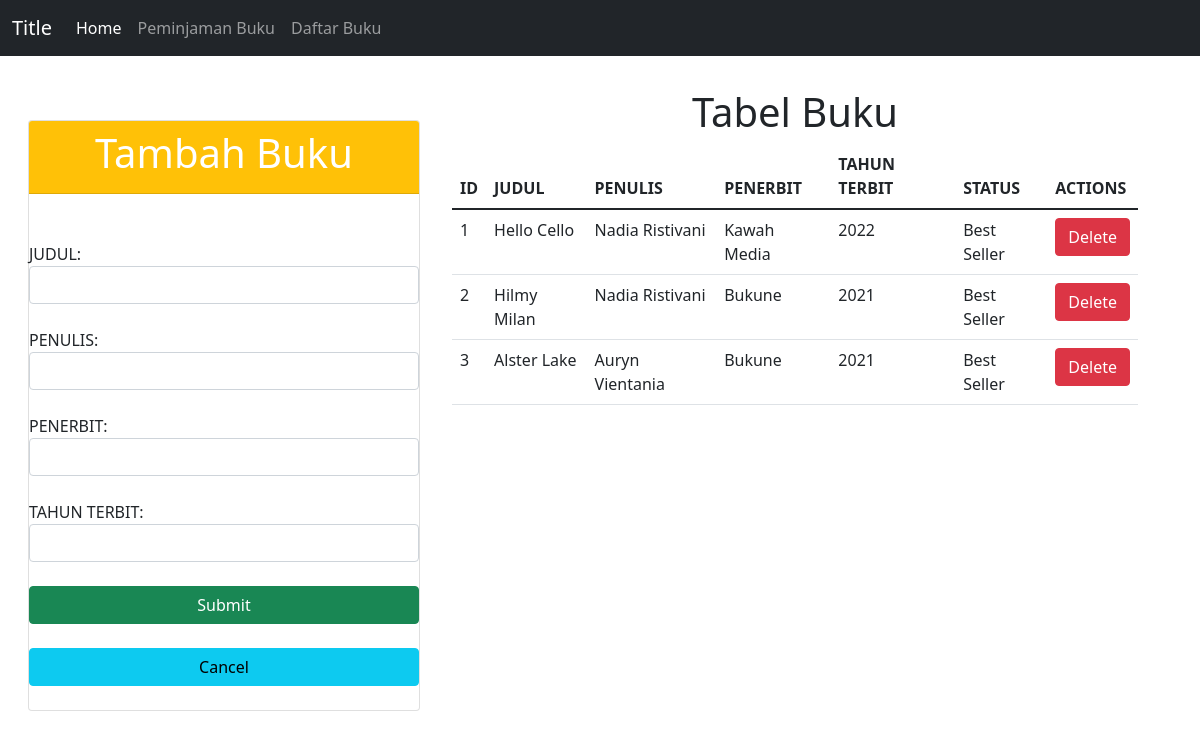
/mvc_peminjamanBuku/buku.php, run on the app's committed database.
### tables this page shows
CREATE TABLE `buku` (
  `buku_id` int(11) NOT NULL,
  `judul` varchar(255) NOT NULL,
  `penulis` varchar(50) NOT NULL,
  `penerbit` varchar(50) NOT NULL,
  `tahun_terbit` int(11) NOT NULL,
  `status` varchar(50) NOT NULL
);

### mvc_peminjamanBuku/controllers/Buku.controller.php (called while the page is built, shortened)
<?php
include_once("models/Buku.class.php");
include_once("views/Buku.view.php");
class BukuController {
  private $buku;
  function __construct(){
    $this->buku = new Buku(Conf::$db_host, Conf::$db_user, Conf::$db_pass, Conf::$db_name);
  }
  public function index() {
    $this->buku->open();
    $this->buku->getBuku();
    $data = array();
    while($row = $this->buku->getResult()){
      array_push($data, $row);
    }
    $view = new BukuView();
    $view->render($data);
  }
}

### mvc_peminjamanBuku/views/Buku.view.php (the view, shortened to what this page needs)
<?php
  class BukuView{
    public function render($data){
      $no = 1;
      $dataBuku = null;
      foreach($data as $val){
        list($buku_id, $judul, $penulis, $penerbit, $tahun_terbit, $status) = $val;
        if ($status == '-') {
          $dataBuku .= "<tr>
                  <td>" . $no++ . "</td>
                  <td>" . $judul . "</td>
                  <td>" . $penulis . "</td>
                  <td>" . $penerbit . "</td>
                  <td>" . $tahun_terbit . "</td>
                  <td>" . $status . "</td>
                  <td>
                  <a href='buku.php?id_edit=" . $buku_id .  "' class='btn btn-warning''>Update Status</a>
                  <a href='buku.php?id_hapus=" . $buku_id . "' class='btn btn-danger''>Delete</a>
                  </td>
                  </tr>";
        } else {
          $dataBuku .= "<tr>
                    <td>" . $no++ . "</td>
                    <td>" . $judul . "</td>
                    <td>" . $penulis . "</td>
                    <td>" . $penerbit . "</td>
                    <td>" . $tahun_terbit . "</td>
                    <td>" . $status . "</td>
                    <td>
                    <a href='buku.php?id_hapus=" . $buku_id . "' class='btn btn-danger''>Delete</a>
                    </td>
                    </tr>";
        }
      }
    }
  }

### data on the page
buku: judul "Hello Cello", penulis "Nadia Ristivani", penerbit "Kawah Media", tahun_terbit "2022", status "Best Seller"
buku: judul "Hilmy Milan", penulis "Nadia Ristivani", penerbit "Bukune", tahun_terbit "2021", status "Best Seller"
buku: judul "Alster Lake", penulis "Auryn Vientania", penerbit "Bukune", tahun_terbit "2021", status "Best Seller"
